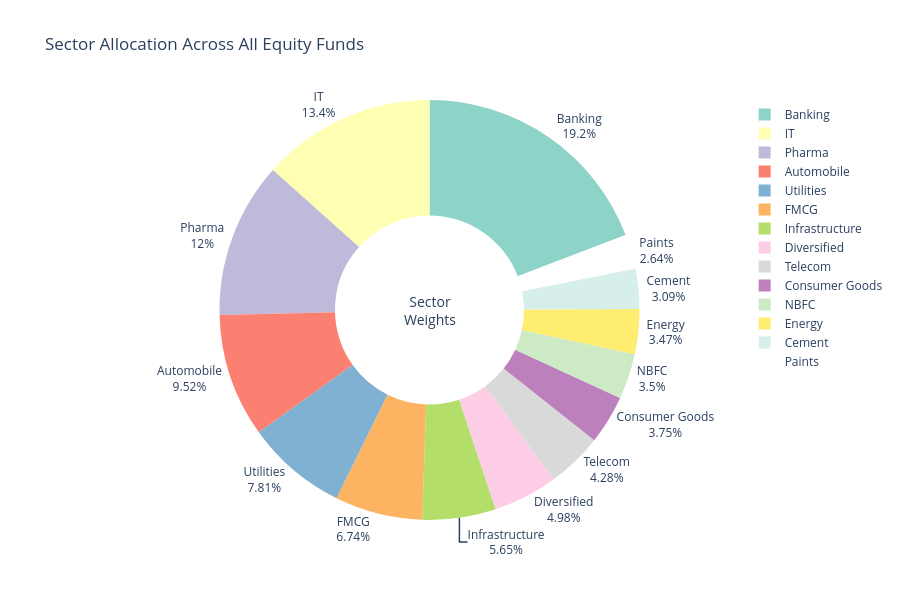

The notebook cell this image was saved under:
### Code cell
# Cell 11 — Task 9: Sector Allocation Donut Chart
sector_agg = hold_df.groupby("sector")["weight_pct"].sum().reset_index()
sector_agg = sector_agg.sort_values("weight_pct", ascending=False)

fig = px.pie(
    sector_agg, values="weight_pct", names="sector",
    title="Sector Allocation Across All Equity Funds",
    hole=0.45,
    template="plotly_white",
    color_discrete_sequence=px.colors.qualitative.Set3
)

fig.update_traces(textposition="outside", textinfo="percent+label")
fig.update_layout(
    height=600,
    legend=dict(orientation="v", x=1.05),
    annotations=[dict(text="Sector<br>Weights", x=0.5, y=0.5,
                      font_size=14, showarrow=False)]
)
fig.write_image(str(CHARTS / "09_sector_donut.png"))
fig.show()
print("✓ Chart 9 saved")

### Figure 1 — Plotly figure (JSON) as saved in the notebook; plotly's stock layout.template omitted (floating-point values rounded to 4 significant figures)
{"data": [{"domain": {"x": [0, 1], "y": [0, 1]}, "hole": 0.45, "hovertemplate": "sector=%{label}<br>weight_pct=%{value}<extra></extra>", "labels": ["Banking", "IT", "Pharma", "Automobile", "Utilities", "FMCG", "Infrastructure", "Diversified", "Telecom", "Consumer Goods", "NBFC", "Energy", "Cement", "Paints"], "legendgroup": "", "name": "", "showlegend": true, "textinfo": "percent+label", "textposition": "outside", "type": "pie", "values": [652.3, 455.5, 407.4, 323.6, 265.5, 229.1, 192.2, 169.2, 145.6, 127.6, 119.1, 117.9, 105.0, 89.86]}], "layout": {"annotations": [{"font": {"size": 14}, "showarrow": false, "text": "Sector<br>Weights", "x": 0.5, "y": 0.5}], "height": 600, "legend": {"orientation": "v", "tracegroupgap": 0, "x": 1.05}, "piecolorway": ["rgb(141,211,199)", "rgb(255,255,179)", "rgb(190,186,218)", "rgb(251,128,114)", "rgb(128,177,211)", "rgb(253,180,98)", "rgb(179,222,105)", "rgb(252,205,229)", "rgb(217,217,217)", "rgb(188,128,189)", "rgb(204,235,197)", "rgb(255,237,111)"], "title": {"text": "Sector Allocation Across All Equity Funds"}}}
